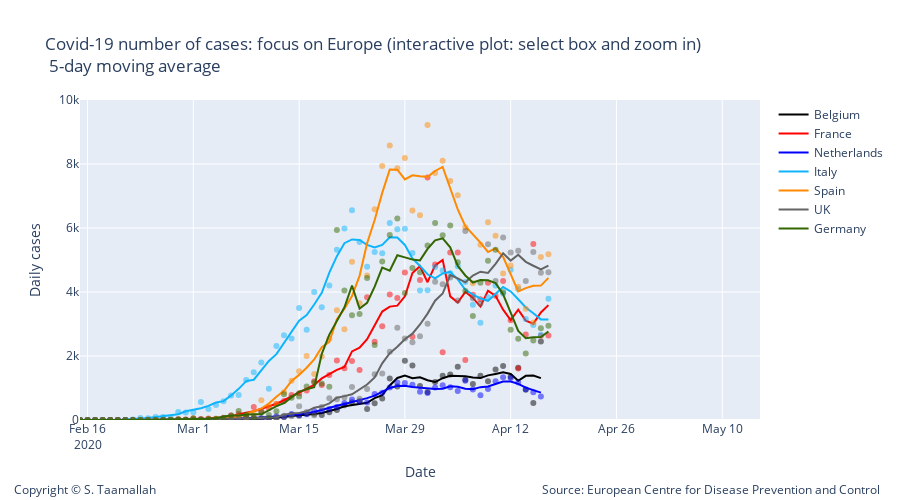

Here is the notebook cell this chart was saved with:
### Code cell
# Add traces
trace1 = go.Scatter(
        x=df_belgium.index, 
        y=df_belgium['cases'],
        mode='markers',
        name='Belgium daily cases',
        line_color='rgba(0, 0, 0, 0.5)',
        showlegend=False,
)

trace11 = go.Scatter(
        x=df_belgium.index, 
        y=smooth_belgium,
        mode='lines',
        name='Belgium',
        line_color='rgba(0, 0, 0, 1)',
)


trace3 = go.Scatter(
        x=df_netherlands.index, 
        y=df_netherlands['cases'],
        mode='markers',
        name='Netherlands',
        line_color='rgba(0, 0, 255, .5)',
    showlegend=False,
)

trace33 = go.Scatter(
        x=df_netherlands.index, 
        y=smooth_netherlands,
        mode='lines',
        name='Netherlands',
        line_color='rgba(0, 0, 255, 1)',
)


data2 = [trace1,trace11, trace2, trace22, trace3, trace33, trace4, trace44, trace5, trace55, trace6, trace66, trace7, trace77]


layout2 = go.Layout(
    title="Covid-19 number of cases: focus on Europe (interactive plot: select box and zoom in) <br> 5-day moving average",
    width=900,
    height=500,
    
    # Top left
    xaxis=dict(
        title='Date',
        range=['2020-02-15', '2020-05-15'],
    ),
    yaxis=dict(
        title='Daily cases',
        #type='log',
        range=[0,10000],
        anchor='x'
    ),
    
      annotations=[
        dict(
            x=1.18,
            y=-0.25,
            showarrow=False,
            text='Source: European Centre for Disease Prevention and Control',
            xref='paper',
            yref='paper'
        ),
        
        dict(
            x=-0.1,
            y=-0.25,
            showarrow=False,
            text='Copyright © S. Taamallah ',
            xref='paper',
            yref='paper'
        )
    ],
    
)

fig = go.Figure(data=data2, layout=layout2)
fig.show()
from plotly.offline import plot
plot(fig, filename="STaamallah_covid19_analysis_chart_1bis_20200417.html", auto_open = False)
